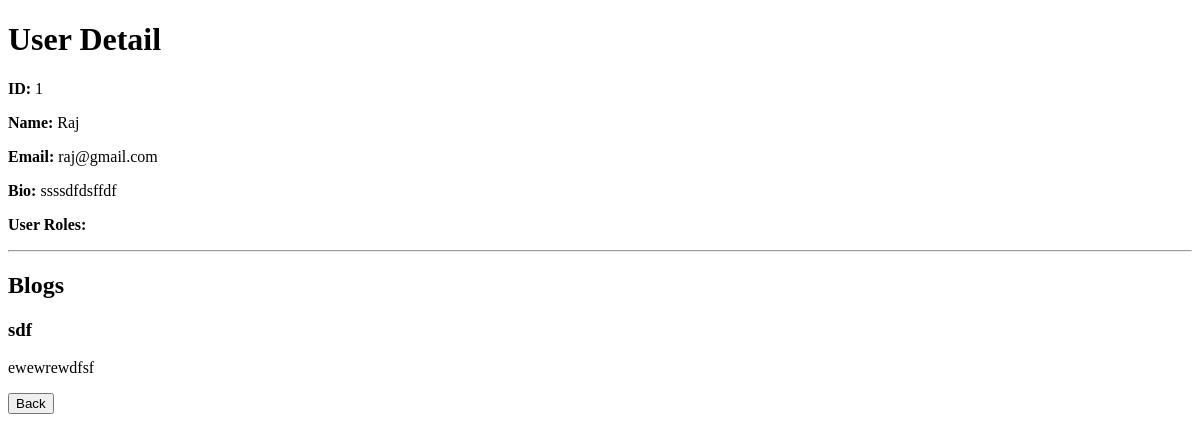
Before: /users/1 with the older database file.
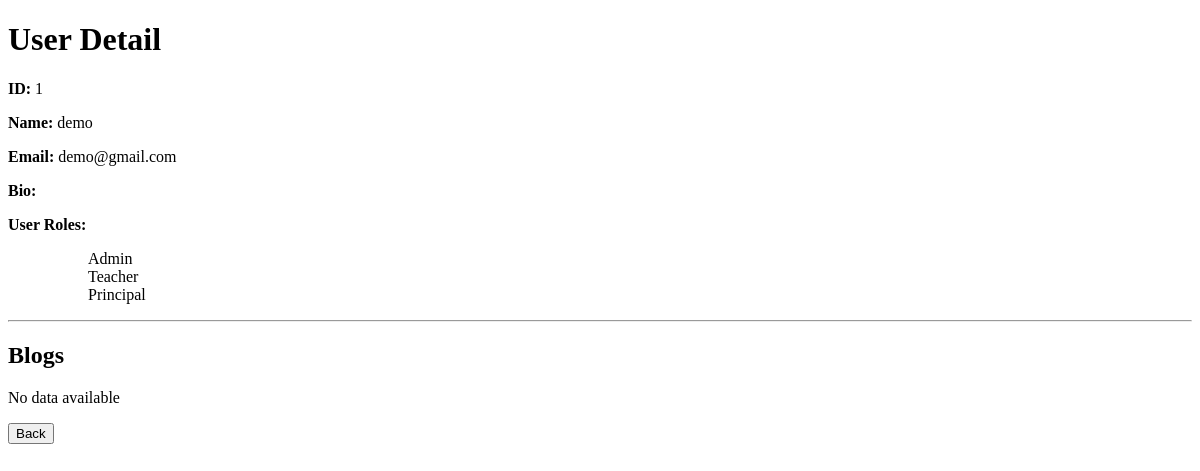
After: the same page with the newer database file.
### app.py (models this page shows, shortened)
class User(db.Model):
    __tablename__ = "users"
    id = db.Column(db.Integer, primary_key=True)
    name = db.Column(db.String(100))
    email = db.Column(db.String(100), unique=True)
    profile = db.relationship("Profile", backref="user", uselist=False)
    blogs = db.relationship("Blog", backref="author", lazy=True)
    roles = db.relationship(
        "Role", secondary=user_roles, backref=db.backref("users", lazy=True)
    )

class Profile(db.Model):
    __tablename__ = "profile"
    id = db.Column(db.Integer, primary_key=True)
    bio = db.Column(db.Text)
    user_id = db.Column(db.Integer, db.ForeignKey("users.id"), unique=True)

class Blog(db.Model):
    __tablename__ = "blogs"
    id = db.Column(db.Integer, primary_key=True)
    title = db.Column(db.String(100))
    content = db.Column(db.Text)
    image_file = db.Column(db.String(200), default="default.jpg")
    created_at = db.Column(db.DateTime, default=datetime.now())
    user_id = db.Column(db.Integer, db.ForeignKey("users.id"), nullable=False)

class Role(db.Model):
    __tablename__ = "roles"
    id = db.Column(db.Integer, primary_key=True)
    name = db.Column(db.String(50), unique=True, nullable=False)

### app.py (the view)
@app.route("/users/<int:id>")
def show_user(id):
    user = User.query.get(id)
    blogs = user.blogs
    return render_template("users/show.html", user=user, blogs=blogs)

### templates/users/show.html (shortened to what this page needs)
<!DOCTYPE html>
<html lang="en">
  <head>
  </head>
  <body>
    <h1>User Detail</h1>
    <p>
      <strong>ID:</strong> {{ user.id }}
    </p>
    <p>
      <strong>Name:</strong> {{ user.name }}
    </p>
    <p>
      <strong>Email:</strong> {{ user.email }}
    </p>
    <p>
      <strong>Bio:</strong> {{ user.profile.bio }}
    </p>
    <p>
      <strong>User Roles:</strong>
      {% if user.roles %}
        <ul>
          {% for role in user.roles %}
            <ol>{{ role.name }}</ol>
          {% endfor %}
        </ul>
      {% endif %}
    </p>
    <hr />
    <h2>Blogs</h2>
    {% if blogs %}
      {% for blog in blogs %}
        <div class="post">
          <h3>{{ blog.title }}</h3>
          <p>{{ blog.content }}</p>
        </div>
      {% endfor %}
    {% else %}
      <p>No data available</p>
    {% endif %}
    <a href="{{ url_for('users') }}"><button>Back</button></a>
  </body>
</html>

Changed rows visible on the page:
removed Profile: profile.bio "ssssdfdsffdf"
removed Blog: title "sdf", content "ewewrewdfsf"
changed User id 1: name "Raj" → "demo"; email "raj@gmail.com" → "demo@gmail.com"
added Role: name "Admin"
added Role: name "Teacher"
added Role: name "Principal"
Other visible differences:
text now shown: "No data available"
